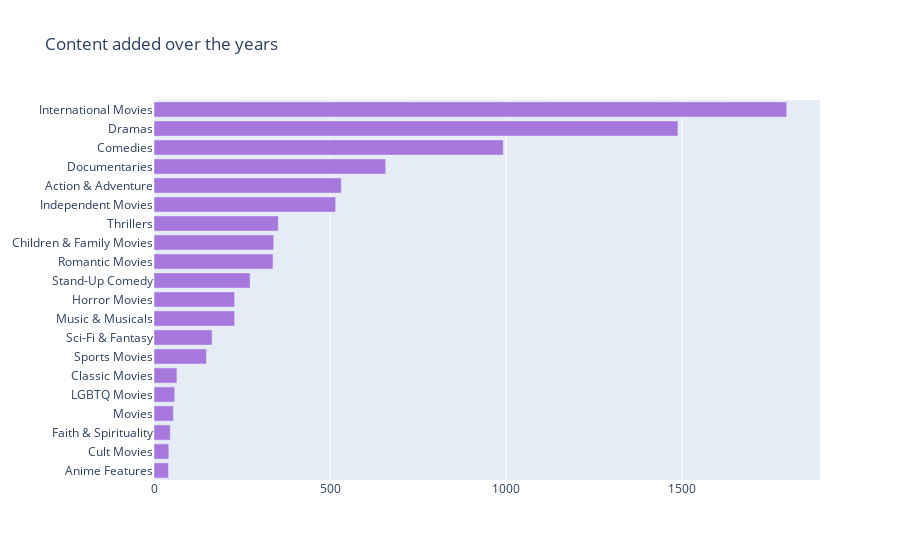

Notebook cell for this chart:
### Code cell
col = "listed_in"
categories = ", ".join(d2['listed_in']).split(", ")
counter_list = Counter(categories).most_common(50)
labels = [_[0] for _ in counter_list][::-1]
values = [_[1] for _ in counter_list][::-1]
trace1 = go.Bar(y=labels, x=values, orientation="h", name="TV Shows", marker=dict(color="#a678de"))

data = [trace1]
layout = go.Layout(title="Content added over the years", legend=dict(x=0.1, y=1.1, orientation="h"))
fig = go.Figure(data, layout=layout)
fig.show()

### Figure 1 — Plotly figure (JSON) as saved in the notebook; plotly's stock layout.template omitted (floating-point values rounded to 4 significant figures)
{"data": [{"marker": {"color": "#a678de"}, "name": "TV Shows", "orientation": "h", "type": "bar", "x": [41, 42, 46, 55, 59, 65, 149, 165, 229, 229, 273, 338, 340, 353, 516, 532, 658, 992, 1488, 1797], "y": ["Anime Features", "Cult Movies", "Faith & Spirituality", "Movies", "LGBTQ Movies", "Classic Movies", "Sports Movies", "Sci-Fi & Fantasy", "Music & Musicals", "Horror Movies", "Stand-Up Comedy", "Romantic Movies", "Children & Family Movies", "Thrillers", "Independent Movies", "Action & Adventure", "Documentaries", "Comedies", "Dramas", "International Movies"]}], "layout": {"legend": {"orientation": "h", "x": 0.1, "y": 1.1}, "title": {"text": "Content added over the years"}}}
